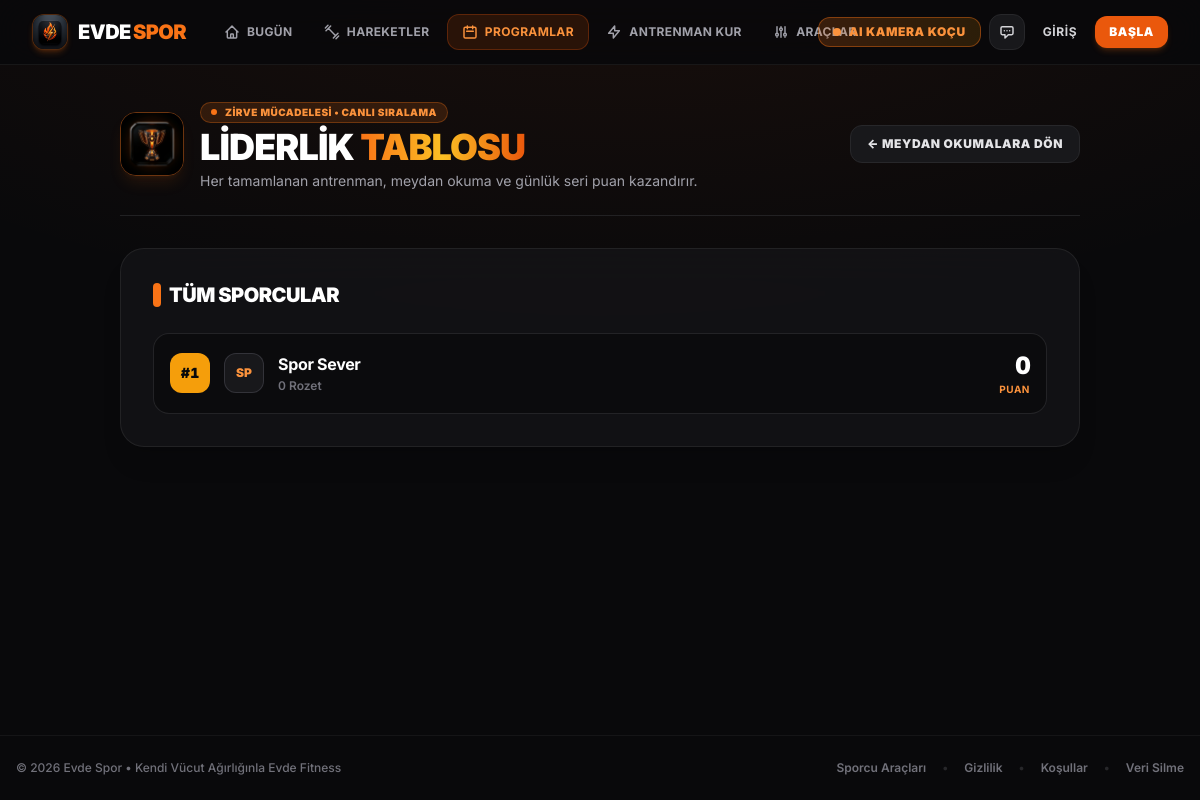
/liderlik-tablosu, run on an earlier commit of the app's database.
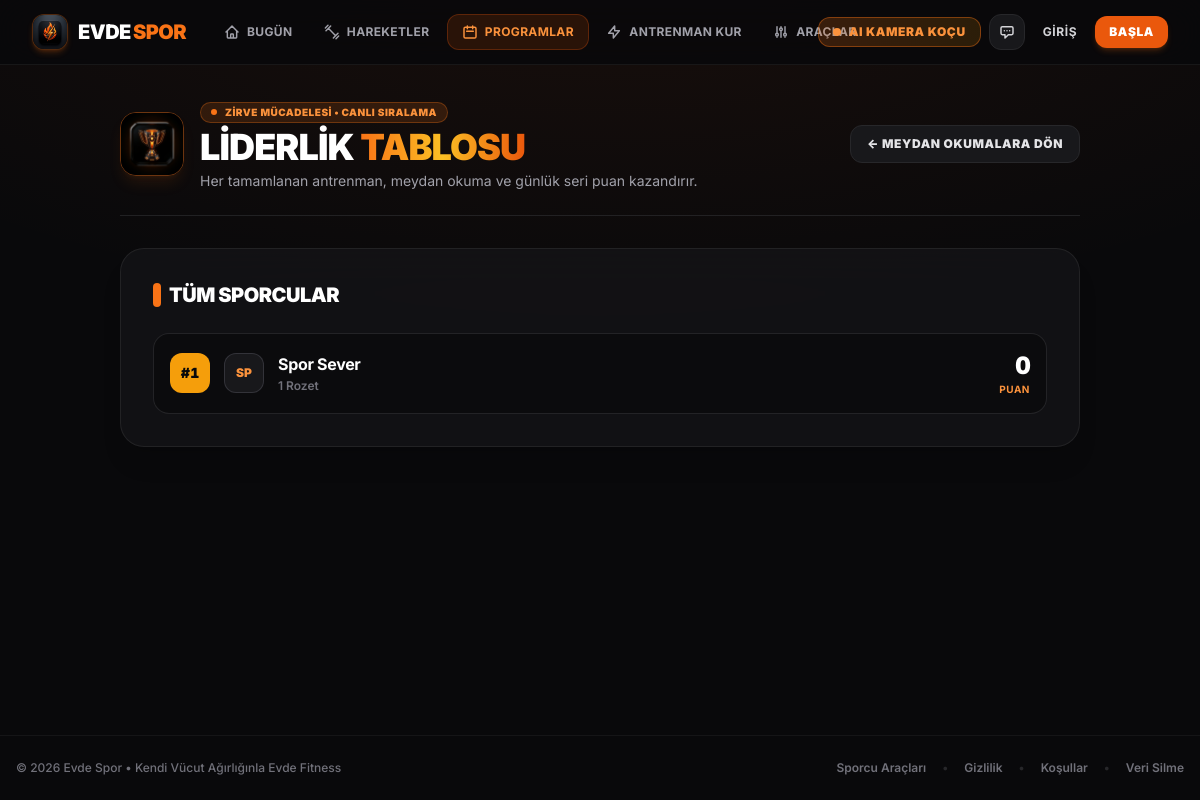
And on a later commit of the database.
### models.py (models this page shows)
class User(UserMixin, db.Model):
    id = db.Column(db.Integer, primary_key=True)
    name = db.Column(db.String(100), nullable=False)
    email = db.Column(db.String(120), unique=True, nullable=False)
    password_hash = db.Column(db.String(256), nullable=False)
    avatar_url = db.Column(db.Text, nullable=True)
    created_at = db.Column(db.DateTime, default=datetime.utcnow)
    water_intake_ml = db.Column(db.Integer, default=0)
    fasting_start = db.Column(db.DateTime, nullable=True)
    quiz_completed = db.Column(db.Boolean, default=False)
    goal = db.Column(db.String(50), nullable=True)
    fitness_level = db.Column(db.String(50), nullable=True)
    target_area = db.Column(db.String(50), nullable=True)
    current_streak = db.Column(db.Integer, default=0)
    longest_streak = db.Column(db.Integer, default=0)
    last_active_date = db.Column(db.Date, nullable=True)
    favorites = db.relationship('Exercise', secondary=user_favorites, lazy='subquery',
        backref=db.backref('favorited_by', lazy=True))

### app.py (the view)
    @app.route('/liderlik')
    @app.route('/liderlik-tablosu')
    def leaderboard():
        users = User.query.all()
        leaderboard_data = []
        for u in users:
            total_duration = sum([p.duration_spent or 0 for p in u.progress])
            leaderboard_data.append({
                'name': u.name,
                'avatar_url': u.avatar_url,
                'score': total_duration,
                'badges': len(u.badges)
            })
        leaderboard_data = sorted(leaderboard_data, key=lambda x: x['score'], reverse=True)[:10]
        return render_template('leaderboard.html', leaderboard_data=leaderboard_data)

### templates/leaderboard.html (shortened to what the changed rows need)
{% extends 'base.html' %}
{% block content %}
<div class="max-w-5xl mx-auto relative z-10 space-y-8 animate-fade-up">
    <div class="pb-6 border-b border-zinc-800/80 flex flex-col sm:flex-row sm:items-center justify-between gap-4">
        <div class="flex items-center gap-4">
            <div>
                <h1 class="text-2xl sm:text-4xl font-black text-white font-heading uppercase tracking-tight leading-none">
                    Liderlik <span class="text-gradient">Tablosu</span>
                </h1>
            </div>
        </div>
    </div>
    <div class="rounded-3xl border border-zinc-800/80 bg-zinc-900/60 p-6 md:p-8 backdrop-blur-xl shadow-xl">
        <div class="space-y-3">
            {% for row in leaderboard_data %}
                {% set is_curr = current_user.is_authenticated and current_user.name == row.name %}
                <div class="p-4 rounded-2xl border transition-all flex items-center justify-between
                    {% if is_curr %}
                        border-orange-500/60 bg-orange-950/20 shadow-md shadow-orange-500/10
                    {% elif loop.index <= 3 %}
                        border-zinc-800/90 bg-zinc-950/60
                    {% else %}
                        border-zinc-800/60 bg-zinc-950/30
                    {% endif %}">
                    <div class="flex items-center gap-3.5 min-w-0">
                        <div class="w-10 h-10 rounded-xl flex items-center justify-center font-black font-mono text-sm shrink-0
                            {% if loop.index == 1 %} bg-amber-500 text-zinc-950
                            {% elif loop.index == 2 %} bg-zinc-300 text-zinc-950
                            {% elif loop.index == 3 %} bg-amber-700 text-white
                            {% else %} bg-zinc-800 text-zinc-400 border border-zinc-700/50 {% endif %}">
                            #{{ loop.index }}
                        </div>
                        <div class="w-10 h-10 rounded-xl overflow-hidden bg-zinc-900 border border-zinc-700/70 flex items-center justify-center font-black text-xs text-orange-400 shrink-0">
                            {% if row.avatar_url %}
                                <img src="{{ row.avatar_url }}" alt="{{ row.name }}" class="w-full h-full object-cover">
                            {% else %}
                                {{ row.name[:2]|upper }}
                            {% endif %}
                        </div>
                        <div class="min-w-0">
                            <div class="flex items-center gap-2">
                                <h4 class="font-bold text-white text-base truncate">{{ row.name }}</h4>
                            </div>
                            <div class="text-xs text-zinc-500 font-semibold flex items-center gap-2 mt-0.5">
                                <span>{{ row.badges }} Rozet</span>
                            </div>
                        </div>
                    </div>
                    <div class="text-right shrink-0 pl-4">
                        <div class="text-xl md:text-2xl font-black font-mono text-white tracking-tight">
                            {{ row.score }}
                        </div>
                        <div class="text-[10px] font-bold uppercase tracking-wider text-orange-400">
                            Puan
                        </div>
                    </div>
                </div>
            {% endfor %}
        </div>
    </div>
</div>
{% endblock %}

What changed in the data, as far as the page shows it:
changed User "Spor Sever": badges "0" → "1"
